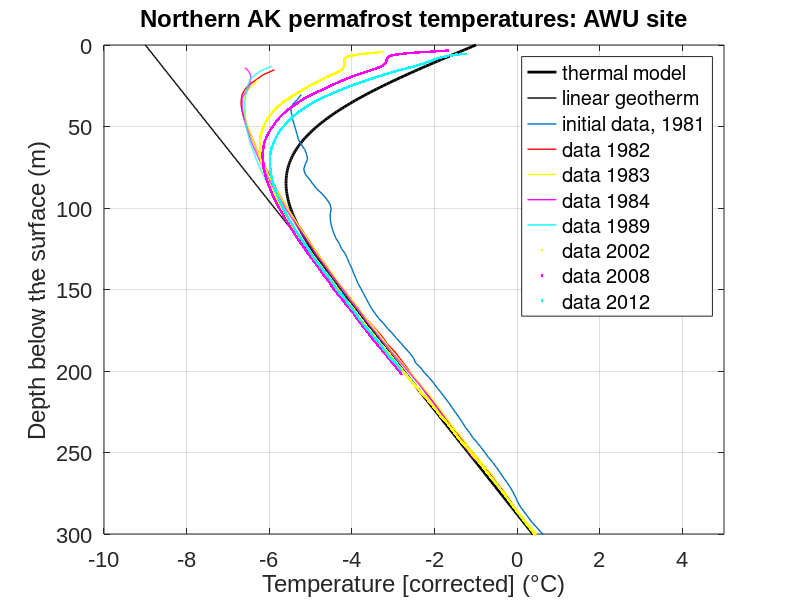

Recreate this plot in MATLAB.
%% Borehole Thermal Profiles in Cape Thompson, Alaska
% Incorporates the data from alaska, best in matlab versions from 2015+
% Finite Difference Model FTCS Diffusion
% Cole C. Pazar, GEOL5700, January 2016

%% modeling the rest of the data
clear all

figure (1) % thermal model with data
clf
figure(2) % chi-squared
clf

% requires 8 data files:
% download the below data in a zip file, must be in the same folder as this
                                                       % matlab code script
load AWU_81AUG22.txt
load AWU_82SEP06.txt
load AWU_83AUG30.txt
load AWU_84JUL29.txt
load AWU_89JUL31.txt
load AWU_02AUG14b.txt
load AWU_08JUL24.txt
load AWU_12AUG07.txt

z81 = AWU_81AUG22(:,1); % grabs the data from column 1
T81 = AWU_81AUG22(:,2); % grabs the data from column 2

z82 = AWU_82SEP06(:,1); 
T82 = AWU_82SEP06(:,2); 

z83 = AWU_83AUG30(:,1); 
T83 = AWU_83AUG30(:,2);

z84 = AWU_84JUL29(:,1); 
T84 = AWU_84JUL29(:,2); 

z89 = AWU_89JUL31(:,1); 
T89 = AWU_89JUL31(:,2); 

z02 = AWU_02AUG14b(:,1);
T02 = AWU_02AUG14b(:,2);

z08 = AWU_08JUL24(:,1);
T08 = AWU_08JUL24(:,2);

z12 = AWU_12AUG07(:,1); 
T12 = AWU_12AUG07(:,2); 

numdata12 = length(T12); % number of data points in column 2 for 2012

% dTdz_base = mean(diff(Tdata(end-10:end))./diff(zdata(end-10:end))); 
% ^ calculates the geothermal gradient at the base of the data

% material properties

Qm = 0.05;
k = 1.6; % W/(m*K) thermal conductivity
rho = 2700; % density of the rock
c = 2184; % heat capacity
kappa = k/(rho*c);

dTdz_base = Qm/k; % ºC/km

% depth array
dz = 1;
zmax = 400;
z = 0:dz:zmax;
N = length(z);

% time arrays and controls
ndays = 365*150;
dt = 24*3600; % in seconds; again take charge of the important time step
tmax = ndays*3600*24; % max time in Seconds
t=0:dt:tmax; % time array: note this has nothing to do with N which is a 
             % number of spatial array elements
imax = length(t); % note imax and N are completely independent

% plotting controls

nplots = 100;
tplot = tmax/nplots;
 
dTdz0 = dTdz_base; % sets bottom bc gradient

Ts_old = -9; % initial top boundary condition
Ts_new = -1; % final boundary top condition     % ?T = 8º C or 8K
T = Ts_old + (dTdz0*z); % this is the whole profile at t=0
T0=T; % saves initial profile for plotting
q = zeros(1,N); % fills an array the same size as T wiht zeros.
%in reality this is shifted downward by 1/2 node:fluxes in bottoms of boxes
j=0; % size of chi-squared values ?

%% run loop

for i=1:imax
    
    T(1) = Ts_new; % this way you can take charge of this wiht any
    % prescribed history of Ts over time... like a sinsoid, etc...

% calculate T gradient
% dTdz(1:N-1) = diff(T)/dz;
  dTdz = diff(T)/dz;

% calculate Heat Flux
q(1:end-1) = -k*dTdz;
q(end) = -k*dTdz0; % bottom boundary condition

% rate of change of T
dqdz = diff(q)/dz;

% update T
T(2:N) = T(2:N) - (1/(rho*c))*dqdz*dt;

% correction variables for the AWU data set:

Ti = 3.33; % temperature at 400 meters for all profiles, set to 2002 data

c81 = 6.698-Ti;
c82 = 5.554-Ti;
c83 = 4.090-Ti;
c84 = 3.902-Ti;
c89 = 3.477-Ti;
c02 = 3.330-Ti;
c08 = 3.330-Ti;
c12 = 3.330-Ti;

% plotting

if (rem(t(i),tplot)==0)
    j = j+1;
    timeplot(j) = t(i);
    
    figure(1)
 plot(T,z,'k','linewidth',2)
    hold on
 plot(T0,z,'k-','linewidth',1)
 
 plot(T81-c81,z81,'linewidth',1)
 plot(T82-c82,z82,'r','linewidth',1)
 plot(T83-c83,z83,'y','linewidth',1)
 plot(T84-c84,z84,'m','linewidth',1)
 plot(T89-c89,z89,'c','linewidth',1)
 plot(T02-c02,z02,'y.','linewidth',1)
 plot(T08-c08,z08,'m.','linewidth',1)
 plot(T12-c12,z12,'c.','linewidth',1)

 legend('thermal model','linear geotherm','initial data, 1981'...
     ,'data 1982','data 1983','data 1984','data 1989','data 2002'...
     ,'data 2008','data 2012','Location','northeast') % creates a legend
        grid on
        set(gca,'YDIR','reverse')
 title('Northern AK permafrost temperatures: AWU site','fontname',...
     'arial', 'fontsize', 16)
    axis([-10 5 0 300])
        xlabel('Temperature [corrected] (°C)','fontname','arial','fontsize',16)
        ylabel('Depth below the surface (m)','fontname','arial','fontsize',16)
        set(gca,'fontsize',16,'fontname','arial')
    drawnow
 hold off
  
 Tmodel = interp1(z,T,z12);  % picks the points in the model at a specific 
                             % depth, allowing for same size arrays
                              
 chisq(j) = (1/numdata12)*sum((T12-Tmodel).^2);  % statistical check
                                                 % missing the 1/sigma **
  
 % minimum value near ~98 years since an instantaneous thermal
 % step change heating problem

end

end

%% finalize plots

%figure(2)
%plot(timeplot/(3600*24*365),chisq,'linewidth',2)
%title('Statistical fit: transient step-heating to -1 ºC','fontname',...
%    'arial', 'fontsize', 16)
%    axis([60 150 0 0.1])
%    grid on
%        xlabel('Time (years)','fontname','arial','fontsize',16)
%        ylabel('X^2 (chi-squared value)','fontname','arial','fontsize',16)
%        set(gca,'fontsize',16,'fontname','arial')

%% end of code
